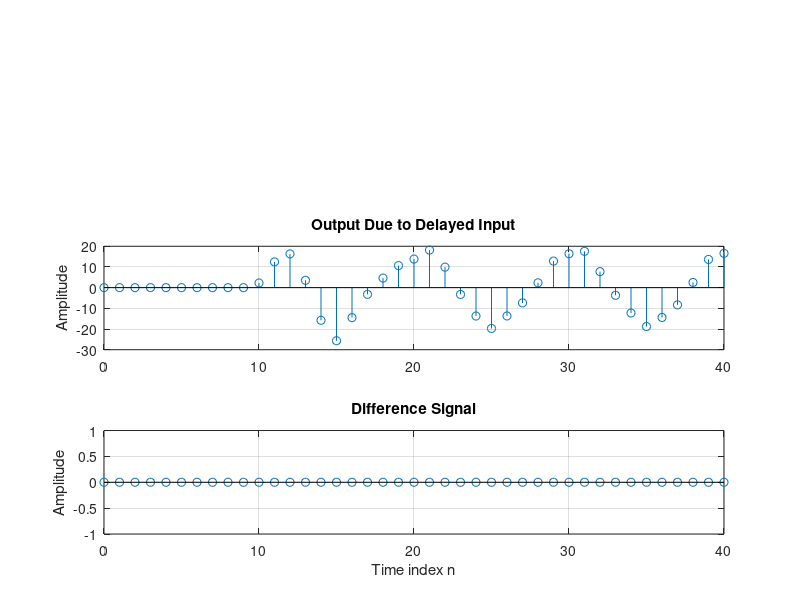

Write the MATLAB code that produced this figure.
 close all ; clear all ; clc
 n = 0:40; D = 10;a = 3.0;b = -2;
 x = a*cos(2*pi*0.1*n) + b*cos(2*pi*0.4*n); 
 xd = [zeros(1,D) x];
 num = [2.2403 2.4908 2.2403];
 den = [1 -0.4 0.75];
 ic = [0 0];% Set initial conditions
 % Compute the output y[n]
 y = filter(num,den,x, ic );
 % Compute the output yd[n]
 yd = filter(num,den,xd, ic );
 % Compute the difference output d[n]
 d=y-yd(1+D:41+D);
 % Plot the outputs subplot(3,1,1) stem(n,y); ylabel (’Amplitude ’);
 title ( 'Output y[n]');
 grid ;
 subplot(3 ,1 ,2)
 stem(n,yd(1:41));
 ylabel( 'Amplitude' );
 title ('Output Due to Delayed Input');
 grid ;
 subplot (3 ,1 ,3)
 stem(n,d);
 xlabel ( 'Time index n');
 ylabel( 'Amplitude');
 title ( 'Difference Signal');
 grid ;
 